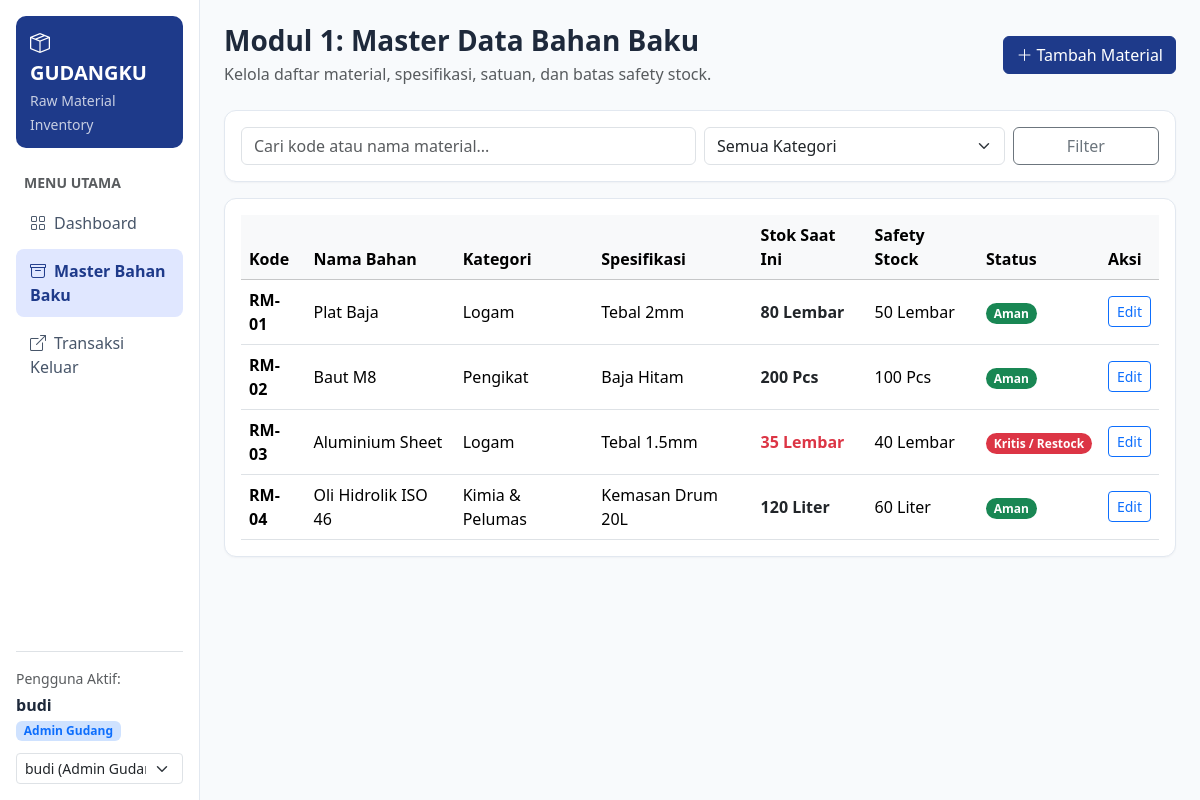
/views/bahan_baku/index.php, run on the app's committed database.
### tables this page shows
CREATE TABLE BahanBaku (
    idBahan INT AUTO_INCREMENT PRIMARY KEY,
    idKategori INT NOT NULL,
    kodeMaterial VARCHAR(30) NOT NULL UNIQUE,
    namaBahan VARCHAR(100) NOT NULL,
    spesifikasi VARCHAR(150),
    satuan VARCHAR(20) NOT NULL,
    stok INT NOT NULL DEFAULT 0,
    safetyStock INT NOT NULL DEFAULT 0,
    CONSTRAINT fk_bahan_kategori FOREIGN KEY (idKategori) REFERENCES KategoriBahan(idKategori)
        ON UPDATE CASCADE ON DELETE RESTRICT
);

CREATE TABLE KategoriBahan (
    idKategori INT AUTO_INCREMENT PRIMARY KEY,
    namaKategori VARCHAR(100) NOT NULL
);

### controllers/BahanBakuController.php (called while the page is built, shortened)
<?php
require_once __DIR__ . '/../models/BahanBaku.php';
class BahanBakuController {
    private $model;
    public function __construct() {
        $db = (new Database())->getConnection();
        $this->model = new BahanBaku($db);
    }
    public function handleRequest() {
        $flash = null;
        $keyword = $_GET['q'] ?? '';
        $kategoriFilter = $_GET['kategori'] ?? '';
        return [
            'flash'      => $flash,
            'bahanList'  => $this->model->getAll($keyword, $kategoriFilter),
            'kategori'   => $this->model->getKategoriAll(),
            'lowStock'   => $this->model->getLowStockItems(),
            'keyword'    => $keyword,
            'katFilter'  => $kategoriFilter,
        ];
    }
}

### models/BahanBaku.php (called while the page is built, shortened)
<?php
class BahanBaku {
    private $conn;
    private $table = "BahanBaku";
    public function __construct($db) {
        $this->conn = $db;
    }
    public function getAll($keyword = "", $idKategori = "") {
        $sql = "SELECT b.*, k.namaKategori
                FROM {$this->table} b
                JOIN KategoriBahan k ON b.idKategori = k.idKategori
                WHERE 1=1";
        $params = [];
        $sql .= " ORDER BY b.kodeMaterial ASC";
        $stmt = $this->conn->prepare($sql);
        $stmt->execute($params);
        return $stmt->fetchAll();
    }
    public function getKategoriAll() {
        $stmt = $this->conn->prepare("SELECT * FROM KategoriBahan ORDER BY namaKategori ASC");
        $stmt->execute();
        return $stmt->fetchAll();
    }
    public function getLowStockItems() {
        $sql = "SELECT b.*, k.namaKategori
                FROM {$this->table} b
                JOIN KategoriBahan k ON b.idKategori = k.idKategori
                WHERE b.stok <= b.safetyStock
                ORDER BY (b.stok - b.safetyStock) ASC";
        $stmt = $this->conn->prepare($sql);
        $stmt->execute();
        return $stmt->fetchAll();
    }
}

### views/bahan_baku/index.php (the view, shortened to what this page needs)
<?php
require_once __DIR__ . '/../../controllers/BahanBakuController.php';
$controller = new BahanBakuController();
$data = $controller->handleRequest();
$bahanList = $data['bahanList'];
$activePage = 'bahan_baku';
$baseUrl = '../..';
include __DIR__ . '/../layout/header.php';
?>
<div class="d-flex justify-content-between align-items-center mb-4">
    <div>
        <h3 class="fw-bold mb-1">Modul 1: Master Data Bahan Baku</h3>
        <p class="text-muted mb-0">Kelola daftar material, spesifikasi, satuan, dan batas safety stock.</p>
    </div>
    <button class="btn btn-primary-navy" data-bs-toggle="modal" data-bs-target="#modalTambahBahan">
        <i class="bi bi-plus-lg me-1"></i>Tambah Material
    </button>
</div>
<div class="card card-clean p-3 mb-3">
    <form method="GET" class="row g-2">
        <div class="col-md-6">
            <input type="text" name="q" class="form-control" placeholder="Cari kode atau nama material..." value="<?= htmlspecialchars($data['keyword']) ?>">
        </div>
        <div class="col-md-4">
            <select name="kategori" class="form-select">
                <option value="">Semua Kategori</option>
            </select>
        </div>
        <div class="col-md-2 d-grid">
            <button type="submit" class="btn btn-outline-secondary">Filter</button>
        </div>
    </form>
</div>
<div class="card card-clean p-3">
    <div class="table-responsive">
        <table class="table table-hover align-middle mb-0">
            <thead class="table-light">
                <tr>
                    <th>Kode</th>
                    <th>Nama Bahan</th>
                    <th>Kategori</th>
                    <th>Spesifikasi</th>
                    <th>Stok Saat Ini</th>
                    <th>Safety Stock</th>
                    <th>Status</th>
                    <th>Aksi</th>
                </tr>
            </thead>
            <tbody>
                <?php if (empty($bahanList)): ?>
                    <tr><td colspan="8" class="text-center text-muted py-4">Belum ada data bahan baku.</td></tr>
                <?php else: ?>
                    <?php foreach ($bahanList as $row): ?>
                        <?php $isKritis = ((int)$row['stok'] <= (int)$row['safetyStock']); ?>
                        <tr>
                            <td class="fw-semibold"><?= htmlspecialchars($row['kodeMaterial']) ?></td>
                            <td><?= htmlspecialchars($row['namaBahan']) ?></td>
                            <td><?= htmlspecialchars($row['namaKategori']) ?></td>
                            <td><?= htmlspecialchars($row['spesifikasi']) ?></td>
                            <td class="fw-bold <?= $isKritis ? 'text-danger' : 'text-dark' ?>">
                                <?= (int)$row['stok'] ?> <?= htmlspecialchars($row['satuan']) ?>
                            </td>
                            <td><?= (int)$row['safetyStock'] ?> <?= htmlspecialchars($row['satuan']) ?></td>
                            <td>
                                <?php if ($isKritis): ?>
                                    <span class="badge rounded-pill text-bg-danger">Kritis / Restock</span>
                                <?php else: ?>
                                    <span class="badge rounded-pill text-bg-success">Aman</span>
                                <?php endif; ?>
                            </td>
                            <td>
                                <button class="btn btn-sm btn-outline-primary"
                                        data-bs-toggle="modal"
                                        data-bs-target="#modalEdit<?= $row['idBahan'] ?>">
                                    Edit
                                </button>
                            </td>
                        </tr>
                    <?php endforeach; ?>
                <?php endif; ?>
            </tbody>
        </table>
    </div>
</div>
<?php include __DIR__ . '/../layout/footer.php'; ?>

### views/layout/header.php (shortened to what this page needs)
<?php
$activeUser = $_SESSION['user'];
$activePage = $activePage ?? 'dashboard';
$baseUrl = $baseUrl ?? '.';
?>
<!DOCTYPE html>
<html lang="id">
<head>
    <link href="https://cdn.jsdelivr.net/npm/bootstrap@5.3.3/dist/css/bootstrap.min.css" rel="stylesheet">
    <link href="https://cdn.jsdelivr.net/npm/bootstrap-icons@1.11.3/font/bootstrap-icons.min.css" rel="stylesheet">
    <link href="<?= $baseUrl ?>/assets/css/style.css" rel="stylesheet">
</head>
<body>
<div class="container-fluid">
    <div class="row">
        <aside class="col-md-3 col-lg-2 sidebar p-3 d-flex flex-column justify-content-between">
            <div>
                <div class="brand-box mb-4">
                    <div class="fw-bold fs-5"><i class="bi bi-box-seam me-2"></i>GUDANGKU</div>
                    <small class="opacity-75">Raw Material Inventory</small>
                </div>
                <div class="text-uppercase text-muted small fw-semibold mb-2 px-2">Menu Utama</div>
                <ul class="nav nav-pills flex-column">
                    <li class="nav-item">
                        <a class="nav-link <?= $activePage === 'dashboard' ? 'active' : '' ?>" href="<?= $baseUrl ?>/index.php">
                            <i class="bi bi-grid me-2"></i>Dashboard
                        </a>
                    </li>
                    <li class="nav-item">
                        <a class="nav-link <?= $activePage === 'bahan_baku' ? 'active' : '' ?>" href="<?= $baseUrl ?>/views/bahan_baku/index.php">
                            <i class="bi bi-archive me-2"></i>Master Bahan Baku
                        </a>
                    </li>
                    <li class="nav-item">
                        <a class="nav-link <?= $activePage === 'material_keluar' ? 'active' : '' ?>" href="<?= $baseUrl ?>/views/material_keluar/index.php">
                            <i class="bi bi-box-arrow-up-right me-2"></i>Transaksi Keluar
                        </a>
                    </li>
                </ul>
            </div>
            <div class="border-top pt-3 mt-4">
                <div class="small text-muted mb-1">Pengguna Aktif:</div>
                <div class="fw-semibold"><?= htmlspecialchars($activeUser['username']) ?></div>
                <span class="badge bg-primary-subtle text-primary mb-2"><?= htmlspecialchars($activeUser['role']) ?></span>
                <form method="POST" class="mt-1">
                    <select name="switch_user" class="form-select form-select-sm" onchange="this.form.submit()" title="Ganti Peran Uji">
                        <option value="1" <?= $activeUser['idUser'] == 1 ? 'selected' : '' ?>>budi (Admin Gudang)</option>
                    </select>
                </form>
            </div>
        </aside>
        <main class="col-md-9 col-lg-10 p-4">

### views/layout/footer.php (shortened to what this page needs)
        </main>
    </div>
</div>
</body>
</html>

### assets/css/style.css (style rules this page uses)
body { background-color: #f8fafc; font-family: 'Segoe UI', Tahoma, Geneva, Verdana, sans-serif; color: #1e293b; }
.sidebar { min-height: 100vh; background-color: #ffffff; border-right: 1px solid #e2e8f0; }
.brand-box { background-color: #1e3a8a; color: #ffffff; border-radius: 10px; padding: 12px 14px; }
.nav-pills .nav-link { color: #475569; font-weight: 500; border-radius: 8px; padding: 10px 14px; margin-bottom: 4px; }
.nav-pills .nav-link.active { background-color: #e0e7ff; color: #1e3a8a; font-weight: 600; }
.card-clean { border: 1px solid #e2e8f0; border-radius: 12px; box-shadow: 0 1px 2px rgba(15, 23, 42, 0.04); background-color: #ffffff; }
.btn-primary-navy { background-color: #1e3a8a; border-color: #1e3a8a; color: #ffffff; }

### data on the page
bahanbaku: kodeMaterial "RM-01", namaBahan "Plat Baja", idKategori.namaKategori "Logam", spesifikasi "Tebal 2mm", stok "80", satuan "Lembar", safetyStock "50", shows "Aman"
bahanbaku: kodeMaterial "RM-02", namaBahan "Baut M8", idKategori.namaKategori "Pengikat", spesifikasi "Baja Hitam", stok "200", satuan "Pcs", safetyStock "100", shows "Aman"
bahanbaku: kodeMaterial "RM-03", namaBahan "Aluminium Sheet", idKategori.namaKategori "Logam", spesifikasi "Tebal 1.5mm", stok "35", satuan "Lembar", safetyStock "40", shows "Kritis / Restock"
bahanbaku: kodeMaterial "RM-04", namaBahan "Oli Hidrolik ISO 46", idKategori.namaKategori "Kimia & Pelumas", spesifikasi "Kemasan Drum 20L", stok "120", satuan "Liter", safetyStock "60", shows "Aman"

### other printed values
$activeUser['username'] "budi"
$activeUser['role'] "Admin Gudang"
